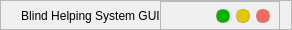
           <widget class="QFrame" name="top">
            <property name="minimumSize">
             <size>
              <width>0</width>
              <height>30</height>
             </size>
            </property>
            <property name="maximumSize">
             <size>
              <width>16777215</width>
              <height>30</height>
             </size>
            </property>
            <property name="styleSheet">
             <string notr="true">QFrame#top{
background-color: rgb(85, 87, 83);
}</string>
            </property>
            <property name="frameShape">
             <enum>QFrame::StyledPanel</enum>
            </property>
            <property name="frameShadow">
             <enum>QFrame::Raised</enum>
            </property>
            <layout class="QHBoxLayout" name="horizontalLayout">
             <property name="spacing">
              <number>0</number>
             </property>
             <property name="leftMargin">
              <number>20</number>
             </property>
             <property name="topMargin">
              <number>0</number>
             </property>
             <property name="bottomMargin">
              <number>0</number>
             </property>
             <item>
              <widget class="QLabel" name="explain_title">
               <property name="minimumSize">
                <size>
                 <width>0</width>
                 <height>30</height>
                </size>
               </property>
               <property name="maximumSize">
                <size>
                 <width>16777215</width>
                 <height>30</height>
                </size>
               </property>
               <property name="styleSheet">
                <string notr="true">font: 700 italic 11pt &quot;Segoe UI&quot;;</string>
               </property>
               <property name="text">
                <string>Blind Helping System GUI</string>
               </property>
               <property name="alignment">
                <set>Qt::AlignCenter</set>
               </property>
              </widget>
             </item>
             <item>
              <widget class="QFrame" name="buttons_sf">
               <property name="minimumSize">
                <size>
                 <width>120</width>
                 <height>30</height>
                </size>
               </property>
               <property name="maximumSize">
                <size>
                 <width>120</width>
                 <height>30</height>
                </size>
               </property>
               <property name="frameShape">
                <enum>QFrame::StyledPanel</enum>
               </property>
               <property name="frameShadow">
                <enum>QFrame::Raised</enum>
               </property>
               <layout class="QHBoxLayout" name="horizontalLayout_2">
                <property name="topMargin">
                 <number>0</number>
                </property>
                <property name="bottomMargin">
                 <number>0</number>
                </property>
                <item>
                 <widget class="QPushButton" name="settings_button">
                  <property name="minimumSize">
                   <size>
                    <width>0</width>
                    <height>20</height>
                   </size>
                  </property>
                  <property name="maximumSize">
                   <size>
                    <width>16777215</width>
                    <height>20</height>
                   </size>
                  </property>
                  <property name="cursor">
                   <cursorShape>PointingHandCursor</cursorShape>
                  </property>
                  <property name="styleSheet">
                   <string notr="true">QPushButton{
background-image: url(:/all/img/set.png);
background-repeat: no-repeat;
background-position: center;
border: none;
}

QPushButton:hover{

}</string>
                  </property>
                  <property name="text">
                   <string/>
                  </property>
                 </widget>
                </item>
                <item>
                 <widget class="QPushButton" name="min_sf">
                  <property name="minimumSize">
                   <size>
                    <width>14</width>
                    <height>14</height>
                   </size>
                  </property>
                  <property name="maximumSize">
                   <size>
                    <width>14</width>
                    <height>14</height>
                   </size>
                  </property>
                  <property name="styleSheet">
                   <string notr="true">QPushButton{
	
	background-color: rgb(4, 180, 0);
border:1px solid rgba(113, 17, 15,50);
border-radius:6px;
}
QPushButton:hover {
background-color:rgb(139, 29, 31)
	
}
QPushButton:pressed {
	background-color: rgb(232, 59, 35);
}
</string>
                  </property>
                  <property name="text">
                   <string/>
                  </property>
                 </widget>
                </item>
                <item>
                 <widget class="QPushButton" name="max_sf">
                  <property name="minimumSize">
                   <size>
                    <width>14</width>
                    <height>14</height>
                   </size>
                  </property>
                  <property name="maximumSize">
                   <size>
                    <width>14</width>
                    <height>14</height>
                   </size>
                  </property>
                  <property name="styleSheet">
                   <string notr="true">QPushButton{
	
	background-color: rgb(227, 199, 0);
border:1px solid rgba(113, 17, 15,50);
border-radius:6px;
}
QPushButton:hover {
background-color:rgb(139, 29, 31)
	
}
QPushButton:pressed {
	background-color: rgb(232, 59, 35);
}
</string>
                  </property>
                  <property name="text">
                   <string/>
                  </property>
                 </widget>
                </item>
                <item>
                 <widget class="QPushButton" name="close_button">
                  <property name="minimumSize">
                   <size>
                    <width>14</width>
                    <height>14</height>
                   </size>
                  </property>
                  <property name="maximumSize">
                   <size>
                    <width>14</width>
                    <height>14</height>
                   </size>
                  </property>
                  <property name="styleSheet">
                   <string notr="true">QPushButton{
	
	background-color: rgb(240, 108, 96);
border:1px solid rgba(113, 17, 15,50);
border-radius:6px;
}
QPushButton:hover {
background-color:rgb(139, 29, 31)
	
}
QPushButton:pressed {
	background-color: rgb(232, 59, 35);
}
</string>
                  </property>
                  <property name="text">
                   <string/>
                  </property>
                 </widget>
                </item>
               </layout>
              </widget>
             </item>
            </layout>
           </widget>
